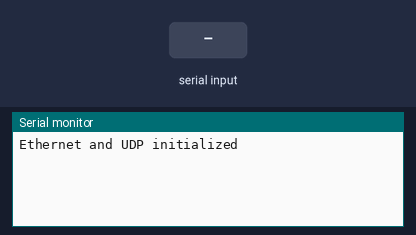
This sketch was run on a simulated Arduino Mega 2560, built with avr-gcc and run on an emulated ATmega2560. On the bench: the last lines printed to the serial monitor. The inputs (shaded band) are chosen by the test bench. WiFi joins after 1.5 s; servers stay silent unless stated.

Above: at 1.5 s.
1.6 s: "whating\n" received over the second serial link
At 2.8 s:
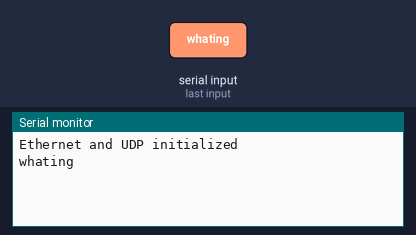
3.1 s: "worck\n" received over the second serial link
At 4.0 s:
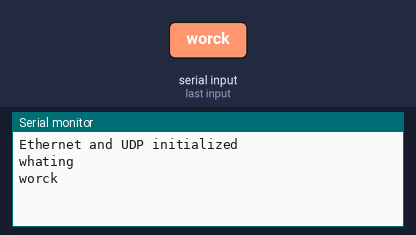
4.6 s: "done\n" received over the second serial link
At 5.1 s:
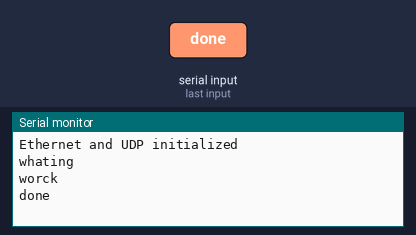
6.1 s: "1\n" received over the second serial link
At 7.3 s:
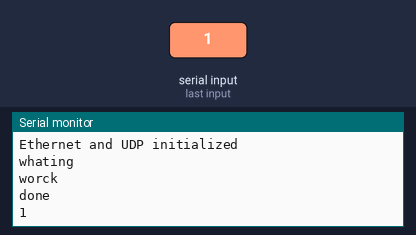

The sketch:

knu.ino
```cpp
#include <Ethernet.h>
#include <EthernetUdp.h>
#include <EEPROM.h>
#define UDP_PORT 8888

IPAddress TERMINAL(192, 168, 100, 223);
IPAddress knu(192, 168, 100, 49);
byte mac[] = {0xDE, 0xAD, 0xBE, 0xEF, 0xFE, 0xED}; // MAC-адрес
char packetBuffer[UDP_TX_PACKET_MAX_SIZE];
EthernetUDP Udp;

String states[3]={"whating","worck","done"};
int pointer=0;

void setup() {
  Serial3.begin(9600);
  Ethernet.begin(mac, knu);
  Udp.begin(UDP_PORT);
  Serial.begin(9600);
  Serial.println("Ethernet and UDP initialized");
  Serial3.println("whating");
  delay(300);
}

void loop() {
  int packetSize = Udp.parsePacket();
  if (packetSize) {
    Udp.read(packetBuffer, UDP_TX_PACKET_MAX_SIZE);
    packetBuffer[packetSize] = '\0';
    if (strcmp(packetBuffer, "whating") == 0) {
      Serial3.println("whating");
      Serial.println("whating");
    }
    if (strcmp(packetBuffer, "worck") == 0) {
      Serial3.println("worck");
      Serial.println("worck");
    }
    if (strcmp(packetBuffer, "done") == 0) {
      Serial3.println("done");
      Serial.println("done");
      }
  }
  if (Serial3.available() > 0) {
    String receivedData = Serial3.readStringUntil('\n');
    sendUdp(TERMINAL,receivedData);
    Serial.println(receivedData);
  }

}

void sendUdp(IPAddress adr, String msg) {
  char out[msg.length() + 1];
  msg.toCharArray(out, msg.length() + 1);
  Udp.beginPacket(adr, UDP_PORT);
  Udp.write(out);
  Udp.endPacket();
}
```

Measured:
- after the input at 1.6 s, the serial monitor: prints a new line at once (image 1)
- after the input at 3.1 s, the serial monitor: prints a new line at once (image 2)
- after the input at 4.6 s, the serial monitor: prints a new line at once (image 3)
- after the input at 6.1 s, the serial monitor: prints a new line at once (image 4)
